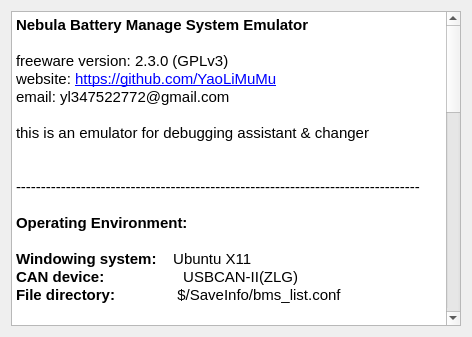
<?xml version="1.0" encoding="UTF-8"?>
<ui version="4.0">
 <class>helpform</class>
 <widget class="QDialog" name="helpform">
  <property name="geometry">
   <rect>
    <x>0</x>
    <y>0</y>
    <width>472</width>
    <height>337</height>
   </rect>
  </property>
  <property name="windowTitle">
   <string>Dialog</string>
  </property>
  <property name="layoutDirection">
   <enum>Qt::LeftToRight</enum>
  </property>
  <property name="autoFillBackground">
   <bool>true</bool>
  </property>
  <property name="modal">
   <bool>false</bool>
  </property>
  <layout class="QVBoxLayout" name="verticalLayout">
   <item>
    <widget class="QTextEdit" name="info">
     <property name="contextMenuPolicy">
      <enum>Qt::NoContextMenu</enum>
     </property>
     <property name="acceptDrops">
      <bool>false</bool>
     </property>
     <property name="horizontalScrollBarPolicy">
      <enum>Qt::ScrollBarAlwaysOff</enum>
     </property>
     <property name="tabChangesFocus">
      <bool>true</bool>
     </property>
     <property name="undoRedoEnabled">
      <bool>false</bool>
     </property>
     <property name="html">
      <string>&lt;!DOCTYPE HTML PUBLIC &quot;-//W3C//DTD HTML 4.0//EN&quot; &quot;http://www.w3.org/TR/REC-html40/strict.dtd&quot;&gt;
&lt;html&gt;&lt;head&gt;&lt;meta name=&quot;qrichtext&quot; content=&quot;1&quot; /&gt;&lt;style type=&quot;text/css&quot;&gt;
p, li { white-space: pre-wrap; }
&lt;/style&gt;&lt;/head&gt;&lt;body style=&quot; font-family:'Ubuntu'; font-size:11pt; font-weight:400; font-style:normal;&quot;&gt;
&lt;p style=&quot; margin-top:0px; margin-bottom:0px; margin-left:0px; margin-right:0px; -qt-block-indent:0; text-indent:0px;&quot;&gt;&lt;span style=&quot; font-weight:600;&quot;&gt;Nebula Battery Manage System Emulator&lt;/span&gt;&lt;/p&gt;
&lt;p style=&quot;-qt-paragraph-type:empty; margin-top:0px; margin-bottom:0px; margin-left:0px; margin-right:0px; -qt-block-indent:0; text-indent:0px;&quot;&gt;&lt;br /&gt;&lt;/p&gt;
&lt;p style=&quot; margin-top:0px; margin-bottom:0px; margin-left:0px; margin-right:0px; -qt-block-indent:0; text-indent:0px;&quot;&gt;freeware version: 2.3.0 (GPLv3)&lt;/p&gt;
&lt;p style=&quot; margin-top:0px; margin-bottom:0px; margin-left:0px; margin-right:0px; -qt-block-indent:0; text-indent:0px;&quot;&gt;website: &lt;a href=&quot;https://github.com/YaoLiMuMu&quot;&gt;&lt;span style=&quot; text-decoration: underline; color:#0000ff;&quot;&gt;https://github.com/YaoLiMuMu&lt;/span&gt;&lt;/a&gt;&lt;/p&gt;
&lt;p style=&quot; margin-top:0px; margin-bottom:0px; margin-left:0px; margin-right:0px; -qt-block-indent:0; text-indent:0px;&quot;&gt;email: yl347522772@gmail.com&lt;/p&gt;
&lt;p style=&quot;-qt-paragraph-type:empty; margin-top:0px; margin-bottom:0px; margin-left:0px; margin-right:0px; -qt-block-indent:0; text-indent:0px;&quot;&gt;&lt;br /&gt;&lt;/p&gt;
&lt;p style=&quot; margin-top:0px; margin-bottom:0px; margin-left:0px; margin-right:0px; -qt-block-indent:0; text-indent:0px;&quot;&gt;this is an emulator for debugging assistant &amp;amp; changer &lt;/p&gt;
&lt;p style=&quot;-qt-paragraph-type:empty; margin-top:0px; margin-bottom:0px; margin-left:0px; margin-right:0px; -qt-block-indent:0; text-indent:0px;&quot;&gt;&lt;br /&gt;&lt;/p&gt;
&lt;p style=&quot;-qt-paragraph-type:empty; margin-top:0px; margin-bottom:0px; margin-left:0px; margin-right:0px; -qt-block-indent:0; text-indent:0px;&quot;&gt;&lt;br /&gt;&lt;/p&gt;
&lt;p style=&quot; margin-top:0px; margin-bottom:0px; margin-left:0px; margin-right:0px; -qt-block-indent:0; text-indent:0px;&quot;&gt;---------------------------------------------------------------------------------&lt;/p&gt;
&lt;p style=&quot;-qt-paragraph-type:empty; margin-top:0px; margin-bottom:0px; margin-left:0px; margin-right:0px; -qt-block-indent:0; text-indent:0px;&quot;&gt;&lt;br /&gt;&lt;/p&gt;
&lt;p style=&quot; margin-top:0px; margin-bottom:0px; margin-left:0px; margin-right:0px; -qt-block-indent:0; text-indent:0px;&quot;&gt;&lt;span style=&quot; font-weight:600;&quot;&gt;Operating Environment:&lt;/span&gt;&lt;/p&gt;
&lt;p style=&quot;-qt-paragraph-type:empty; margin-top:0px; margin-bottom:0px; margin-left:0px; margin-right:0px; -qt-block-indent:0; text-indent:0px;&quot;&gt;&lt;br /&gt;&lt;/p&gt;
&lt;p style=&quot; margin-top:0px; margin-bottom:0px; margin-left:0px; margin-right:0px; -qt-block-indent:0; text-indent:0px;&quot;&gt;&lt;span style=&quot; font-weight:600;&quot;&gt;Windowing system:&lt;/span&gt;    Ubuntu X11&lt;/p&gt;
&lt;p style=&quot; margin-top:0px; margin-bottom:0px; margin-left:0px; margin-right:0px; -qt-block-indent:0; text-indent:0px;&quot;&gt;&lt;span style=&quot; font-weight:600;&quot;&gt;CAN device: &lt;/span&gt;                  USBCAN-II(ZLG)&lt;/p&gt;
&lt;p style=&quot; margin-top:0px; margin-bottom:0px; margin-left:0px; margin-right:0px; -qt-block-indent:0; text-indent:0px;&quot;&gt;&lt;span style=&quot; font-weight:600;&quot;&gt;File directory: &lt;/span&gt;              $/SaveInfo/bms_list.conf&lt;/p&gt;
&lt;p style=&quot;-qt-paragraph-type:empty; margin-top:0px; margin-bottom:0px; margin-left:0px; margin-right:0px; -qt-block-indent:0; text-indent:0px;&quot;&gt;&lt;br /&gt;&lt;/p&gt;
&lt;p style=&quot; margin-top:0px; margin-bottom:0px; margin-left:0px; margin-right:0px; -qt-block-indent:0; text-indent:0px;&quot;&gt;&lt;span style=&quot; font-weight:600;&quot;&gt;Keyboard Shortcuts:&lt;/span&gt;&lt;/p&gt;
&lt;p style=&quot;-qt-paragraph-type:empty; margin-top:0px; margin-bottom:0px; margin-left:0px; margin-right:0px; -qt-block-indent:0; text-indent:0px; font-weight:600;&quot;&gt;&lt;br /&gt;&lt;/p&gt;
&lt;p style=&quot; margin-top:0px; margin-bottom:0px; margin-left:0px; margin-right:0px; -qt-block-indent:0; text-indent:0px;&quot;&gt;&lt;span style=&quot; font-weight:600;&quot;&gt;F1&lt;/span&gt;	show/hide this help window&lt;/p&gt;
&lt;p style=&quot; margin-top:0px; margin-bottom:0px; margin-left:0px; margin-right:0px; -qt-block-indent:0; text-indent:0px;&quot;&gt;&lt;span style=&quot; font-weight:600;&quot;&gt;F5&lt;/span&gt;	Reload USBCAN-II&lt;/p&gt;
&lt;p style=&quot; margin-top:0px; margin-bottom:0px; margin-left:0px; margin-right:0px; -qt-block-indent:0; text-indent:0px;&quot;&gt;&lt;span style=&quot; font-weight:600;&quot;&gt;F11&lt;/span&gt;	save configuration information&lt;/p&gt;
&lt;p style=&quot; margin-top:0px; margin-bottom:0px; margin-left:0px; margin-right:0px; -qt-block-indent:0; text-indent:0px;&quot;&gt;&lt;span style=&quot; font-weight:600;&quot;&gt;F12&lt;/span&gt;	import configuration information&lt;/p&gt;
&lt;p style=&quot;-qt-paragraph-type:empty; margin-top:0px; margin-bottom:0px; margin-left:0px; margin-right:0px; -qt-block-indent:0; text-indent:0px;&quot;&gt;&lt;br /&gt;&lt;/p&gt;
&lt;p style=&quot; margin-top:0px; margin-bottom:0px; margin-left:0px; margin-right:0px; -qt-block-indent:0; text-indent:0px;&quot;&gt;&lt;span style=&quot; font-weight:600;&quot;&gt;Alt-0&lt;/span&gt;	focus on data in buf 0 (if exist)&lt;/p&gt;
&lt;p style=&quot; margin-top:0px; margin-bottom:0px; margin-left:0px; margin-right:0px; -qt-block-indent:0; text-indent:0px;&quot;&gt;&lt;span style=&quot; font-weight:600;&quot;&gt;Alt-1&lt;/span&gt;	focus on data in buf 1&lt;/p&gt;
&lt;p style=&quot; margin-top:0px; margin-bottom:0px; margin-left:0px; margin-right:0px; -qt-block-indent:0; text-indent:0px;&quot;&gt;&lt;span style=&quot; font-weight:600;&quot;&gt;Alt-2&lt;/span&gt;	focus on data in buf 2&lt;/p&gt;
&lt;p style=&quot; margin-top:0px; margin-bottom:0px; margin-left:0px; margin-right:0px; -qt-block-indent:0; text-indent:0px;&quot;&gt;&lt;span style=&quot; font-weight:600;&quot;&gt;Alt-3&lt;/span&gt;	focus on data in buf 3&lt;/p&gt;
&lt;p style=&quot;-qt-paragraph-type:empty; margin-top:0px; margin-bottom:0px; margin-left:0px; margin-right:0px; -qt-block-indent:0; text-indent:0px;&quot;&gt;&lt;br /&gt;&lt;/p&gt;
&lt;p style=&quot; margin-top:0px; margin-bottom:0px; margin-left:0px; margin-right:0px; -qt-block-indent:0; text-indent:0px;&quot;&gt;&lt;span style=&quot; font-weight:600;&quot;&gt;Ctr-Shf-1&lt;/span&gt;	focus on data in dir-combobox 1 (if exist)&lt;/p&gt;
&lt;p style=&quot; margin-top:0px; margin-bottom:0px; margin-left:0px; margin-right:0px; -qt-block-indent:0; text-indent:0px;&quot;&gt;&lt;span style=&quot; font-weight:600;&quot;&gt;Ctr-Shf-2&lt;/span&gt;	focus on data in dir-combobox 2 (if exist)&lt;/p&gt;
&lt;p style=&quot; margin-top:0px; margin-bottom:0px; margin-left:0px; margin-right:0px; -qt-block-indent:0; text-indent:0px;&quot;&gt;&lt;span style=&quot; font-weight:600;&quot;&gt;Ctr-Shf-3&lt;/span&gt;	focus on data in dir-combobox 3 (if exist)&lt;/p&gt;
&lt;p style=&quot;-qt-paragraph-type:empty; margin-top:0px; margin-bottom:0px; margin-left:0px; margin-right:0px; -qt-block-indent:0; text-indent:0px;&quot;&gt;&lt;br /&gt;&lt;/p&gt;
&lt;p style=&quot; margin-top:0px; margin-bottom:0px; margin-left:0px; margin-right:0px; -qt-block-indent:0; text-indent:0px;&quot;&gt;&lt;span style=&quot; font-weight:600;&quot;&gt;Ctrl-0&lt;/span&gt;	send data in buf 0 (if exist)&lt;/p&gt;
&lt;p style=&quot; margin-top:0px; margin-bottom:0px; margin-left:0px; margin-right:0px; -qt-block-indent:0; text-indent:0px;&quot;&gt;&lt;span style=&quot; font-weight:600;&quot;&gt;Ctrl-1&lt;/span&gt;	send data in buf 1&lt;/p&gt;
&lt;p style=&quot; margin-top:0px; margin-bottom:0px; margin-left:0px; margin-right:0px; -qt-block-indent:0; text-indent:0px;&quot;&gt;&lt;span style=&quot; font-weight:600;&quot;&gt;Ctrl-2&lt;/span&gt;	send data in buf 2&lt;/p&gt;
&lt;p style=&quot; margin-top:0px; margin-bottom:0px; margin-left:0px; margin-right:0px; -qt-block-indent:0; text-indent:0px;&quot;&gt;&lt;span style=&quot; font-weight:600;&quot;&gt;Ctrl-3&lt;/span&gt;	send data in buf 3&lt;/p&gt;
&lt;p style=&quot;-qt-paragraph-type:empty; margin-top:0px; margin-bottom:0px; margin-left:0px; margin-right:0px; -qt-block-indent:0; text-indent:0px;&quot;&gt;&lt;br /&gt;&lt;/p&gt;
&lt;p style=&quot; margin-top:0px; margin-bottom:0px; margin-left:0px; margin-right:0px; -qt-block-indent:0; text-indent:0px;&quot;&gt;&lt;span style=&quot; font-weight:600;&quot;&gt;Ctrl-T&lt;/span&gt;	trig TCP button or combobox&lt;/p&gt;
&lt;p style=&quot; margin-top:0px; margin-bottom:0px; margin-left:0px; margin-right:0px; -qt-block-indent:0; text-indent:0px;&quot;&gt;&lt;span style=&quot; font-weight:600;&quot;&gt;Ctrl-U&lt;/span&gt;	trig UDP button or combobox&lt;/p&gt;
&lt;p style=&quot; margin-top:0px; margin-bottom:0px; margin-left:0px; margin-right:0px; -qt-block-indent:0; text-indent:0px;&quot;&gt;&lt;span style=&quot; font-weight:600;&quot;&gt;Ctrl-S&lt;/span&gt;	trig START button&lt;/p&gt;
&lt;p style=&quot;-qt-paragraph-type:empty; margin-top:0px; margin-bottom:0px; margin-left:0px; margin-right:0px; -qt-block-indent:0; text-indent:0px;&quot;&gt;&lt;br /&gt;&lt;/p&gt;
&lt;p style=&quot; margin-top:0px; margin-bottom:0px; margin-left:0px; margin-right:0px; -qt-block-indent:0; text-indent:0px;&quot;&gt;&lt;span style=&quot; font-weight:600;&quot;&gt;F5&lt;/span&gt;	trig dir-combobox 1 (if exist)&lt;/p&gt;
&lt;p style=&quot; margin-top:0px; margin-bottom:0px; margin-left:0px; margin-right:0px; -qt-block-indent:0; text-indent:0px;&quot;&gt;&lt;span style=&quot; font-weight:600;&quot;&gt;F6&lt;/span&gt;	trig dir-combobox 2 (if exist)&lt;/p&gt;
&lt;p style=&quot; margin-top:0px; margin-bottom:0px; margin-left:0px; margin-right:0px; -qt-block-indent:0; text-indent:0px;&quot;&gt;&lt;span style=&quot; font-weight:600;&quot;&gt;F7&lt;/span&gt;	trig dir-combobox 3 (if exist)&lt;/p&gt;
&lt;p style=&quot;-qt-paragraph-type:empty; margin-top:0px; margin-bottom:0px; margin-left:0px; margin-right:0px; -qt-block-indent:0; text-indent:0px;&quot;&gt;&lt;br /&gt;&lt;/p&gt;
&lt;p style=&quot; margin-top:0px; margin-bottom:0px; margin-left:0px; margin-right:0px; -qt-block-indent:0; text-indent:0px;&quot;&gt;&lt;span style=&quot; font-weight:600;&quot;&gt;Ctrl-W&lt;/span&gt;	trig write log to file&lt;/p&gt;
&lt;p style=&quot; margin-top:0px; margin-bottom:0px; margin-left:0px; margin-right:0px; -qt-block-indent:0; text-indent:0px;&quot;&gt;&lt;span style=&quot; font-weight:600;&quot;&gt;Ctrl-D&lt;/span&gt;	clear log window&lt;/p&gt;
&lt;p style=&quot;-qt-paragraph-type:empty; margin-top:0px; margin-bottom:0px; margin-left:0px; margin-right:0px; -qt-block-indent:0; text-indent:0px;&quot;&gt;&lt;br /&gt;&lt;/p&gt;
&lt;p style=&quot; margin-top:0px; margin-bottom:0px; margin-left:0px; margin-right:0px; -qt-block-indent:0; text-indent:0px;&quot;&gt;&lt;span style=&quot; font-weight:600;&quot;&gt;Alt-A&lt;/span&gt;	select all connects (if exist)&lt;/p&gt;
&lt;p style=&quot; margin-top:0px; margin-bottom:0px; margin-left:0px; margin-right:0px; -qt-block-indent:0; text-indent:0px;&quot;&gt;&lt;span style=&quot; font-weight:600;&quot;&gt;Ctrl-K&lt;/span&gt;	kill all selected connects (if exist)&lt;/p&gt;
&lt;p style=&quot;-qt-paragraph-type:empty; margin-top:0px; margin-bottom:0px; margin-left:0px; margin-right:0px; -qt-block-indent:0; text-indent:0px;&quot;&gt;&lt;br /&gt;&lt;/p&gt;
&lt;p style=&quot; margin-top:0px; margin-bottom:0px; margin-left:0px; margin-right:0px; -qt-block-indent:0; text-indent:0px;&quot;&gt;&lt;span style=&quot; font-weight:600;&quot;&gt;Ctrl-A&lt;/span&gt;	select all in current input control&lt;/p&gt;
&lt;p style=&quot; margin-top:0px; margin-bottom:0px; margin-left:0px; margin-right:0px; -qt-block-indent:0; text-indent:0px;&quot;&gt;&lt;span style=&quot; font-weight:600;&quot;&gt;Ctrl-C&lt;/span&gt;	copy selected content in current input control&lt;/p&gt;
&lt;p style=&quot; margin-top:0px; margin-bottom:0px; margin-left:0px; margin-right:0px; -qt-block-indent:0; text-indent:0px;&quot;&gt;&lt;span style=&quot; font-weight:600;&quot;&gt;Ctrl-V&lt;/span&gt;	paste into current input control&lt;/p&gt;
&lt;p style=&quot; margin-top:0px; margin-bottom:0px; margin-left:0px; margin-right:0px; -qt-block-indent:0; text-indent:0px;&quot;&gt;&lt;span style=&quot; font-weight:600;&quot;&gt;Ctrl-X&lt;/span&gt;	cut&amp;amp;copy selected content in current input control&lt;/p&gt;
&lt;p style=&quot;-qt-paragraph-type:empty; margin-top:0px; margin-bottom:0px; margin-left:0px; margin-right:0px; -qt-block-indent:0; text-indent:0px;&quot;&gt;&lt;br /&gt;&lt;/p&gt;&lt;/body&gt;&lt;/html&gt;</string>
     </property>
     <property name="textInteractionFlags">
      <set>Qt::LinksAccessibleByKeyboard|Qt::LinksAccessibleByMouse|Qt::TextBrowserInteraction|Qt::TextSelectableByKeyboard|Qt::TextSelectableByMouse</set>
     </property>
    </widget>
   </item>
  </layout>
 </widget>
 <resources/>
 <connections/>
</ui>
